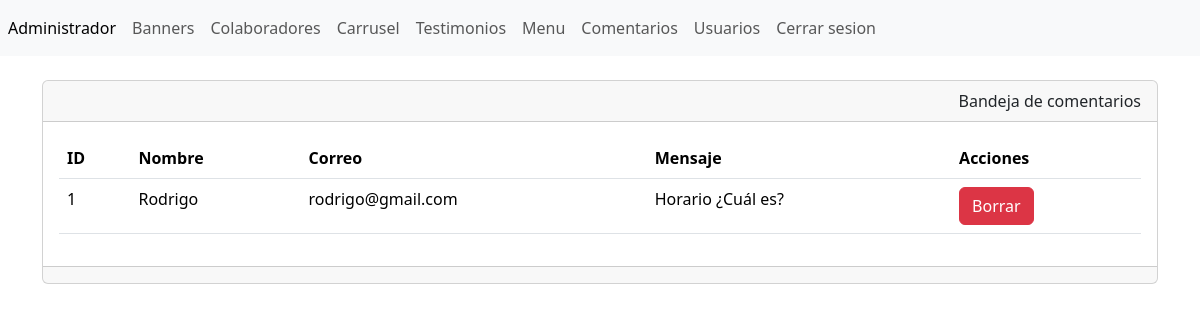
The app's page /admin/seccion/comentarios/index.php (signed in) with its own data.
### tables this page shows
CREATE TABLE `tbl_comentarios` (
  `ID` int(11) NOT NULL,
  `nombre` varchar(255) NOT NULL,
  `correo` varchar(100) NOT NULL,
  `mensaje` varchar(255) NOT NULL
);

### admin/seccion/comentarios/index.php (the view, shortened to what this page needs)
<?php
include("../../bd.php");
$sentencia=$conexion->prepare("SELECT * FROM `tbl_comentarios`");
$sentencia->execute();
$lista_comentarios= $sentencia->fetchAll(PDO::FETCH_ASSOC);
include("../../templates/header.php");
?>
<br>
<div class="card">
    <div class="card-header text-end">Bandeja de comentarios</div>
    <div class="card-body">
        <div class="table-responsive-sm">
            <table class="table">
                <thead>
                    <tr>
                        <th scope="col">ID</th>
                        <th scope="col">Nombre</th>
                        <th scope="col">Correo</th>
                        <th scope="col">Mensaje</th>
                        <th scope="col">Acciones</th>
                    </tr>
                </thead>
                <tbody>
                    <?php foreach($lista_comentarios as $registro) { ?>
                    <tr class="">
                        <td> <?php echo $registro["ID"]; ?> </td>
                        <td> <?php echo $registro["nombre"]; ?> </td>
                        <td> <?php echo $registro["correo"]; ?> </td>
                        <td> <?php echo $registro["mensaje"]; ?> </td>
                        <td>
                            <a name="" id="" class="btn btn-danger" href="index.php?txtID=<?php echo $registro['ID'] ?>"
                            role="button">Borrar</a>
                        </td>
                    </tr>
                    <?php } ?>
                </tbody>
            </table>
        </div>
    </div>
    <div class="card-footer text-muted"></div>
</div>
<?php include("../../templates/footer.php"); ?>

### records on screen
tbl_comentarios: ID "1", nombre "Rodrigo", correo "rodrigo@gmail.com", mensaje "Horario ¿Cuál es?"
